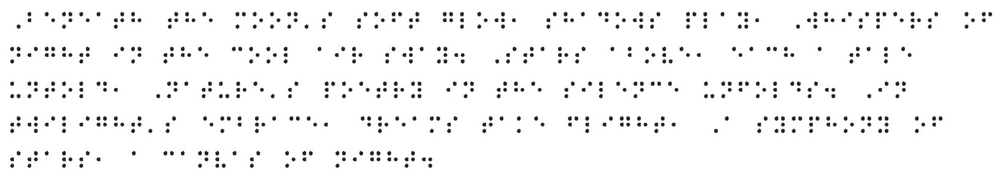
#> input picture temp_image.png, 1000 x 188 px, shrunk from 1631 x 306 before the run
$ python -i BrailleImage.py   (imports and definitions only)
#> lines starting #> are read from the running program, lines starting #| are printed output that depends on the picture; after the words box and inside, x2 and y2 are one past the last pixel; in counts of white or black regions, pixels touching at a corner belong together
import cv2
import numpy as np

class BrailleImage(object):
    def __init__(self, image):
        # Read source image
#> called with image = '../temp_image.png'
        self.original = cv2.imread(image)
#> self.original is the input picture: shape (188, 1000, 3); mean B, G, R 246.4, 246.3, 246.3
        if self.original is None:
            raise IOError('Cannot open given image')

        # First Layer, Convert BGR(Blue Green Red Scale) to Gray Scale
        gray = cv2.cvtColor(self.original, cv2.COLOR_BGR2GRAY)

        # Save the binary image of the edge detected
        self.edged_binary_image = self.__get_edged_binary_image(gray)

        # Now do the same to save a binary image to get the contents
        # inside the edges to see if the dot is really filled.
        self.binary_image = self.__get_binary_image(gray)
        self.final = self.original.copy()
        self.height, self.width, self.channels = self.original.shape
        return;

    def bound_box(self,left,right,top,bottom,color= (255,0,0), size=1):
        self.final = cv2.rectangle(self.final, (left, top), (right, bottom), color, size)
        return True

    def get_final_image(self):
        return self.final

    def get_original_image(self):
        return self.original

    def get_edged_binary_image(self):
        return self.edged_binary_image

    def get_binary_image(self):
        return self.binary_image

    def get_height(self):
        return self.height

    def get_width(self):
        return self.width

    def __get_edged_binary_image(self, gray):
        # First Lvl Blur to Reduce Noise
        blur = cv2.GaussianBlur(gray,(5,5),0)
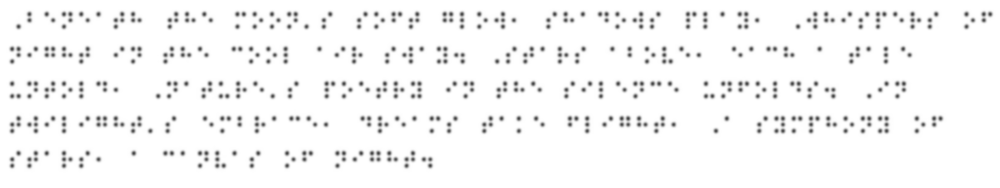
#> blur: shape (188, 1000); min 66, max 255, mean 246.3

        # Adaptive Thresholding to define the  dots in Braille
        thres = cv2.adaptiveThreshold(
                blur,255,cv2.ADAPTIVE_THRESH_MEAN_C,cv2.THRESH_BINARY,5,4)
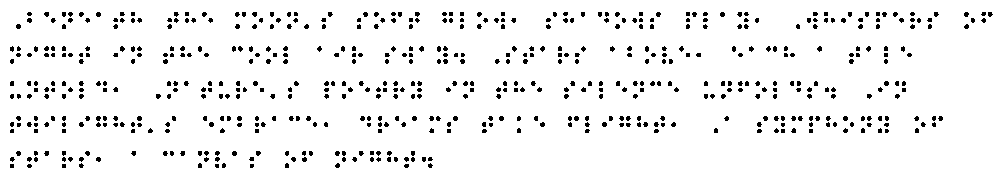
#> thres: shape (188, 1000); 94.7% white; 572 black regions (513 under 20 px), largest, box (x1, y1, x2, y2) and area: (96, 12, 101, 17) 21, (720, 12, 725, 17) 21, (16, 24, 21, 29) 21
        # Remove more Noise from the edges.
        blur2 = cv2.medianBlur(thres,3)
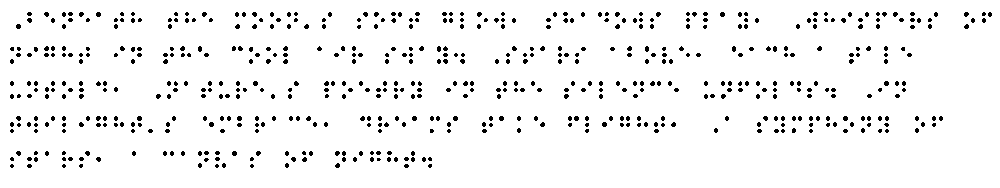
#> blur2: shape (188, 1000); 95.3% white; black in thin lines or dots, all inside (x1, y1, x2, y2) = (10, 12, 992, 168)
        # Sharpen again.
        ret2,th2 = cv2.threshold(blur2,0,255,cv2.THRESH_BINARY+cv2.THRESH_OTSU)
#> ret2 = 0
        # Remove more Noise.
        blur3 = cv2.GaussianBlur(th2,(5,5),0)
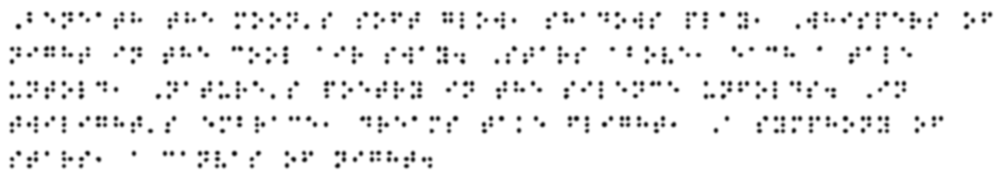
#> blur3: shape (188, 1000); min 4, max 255, mean 242.9
        # Final threshold
        ret3,th3 = cv2.threshold(blur3,0,255,cv2.THRESH_BINARY+cv2.THRESH_OTSU)
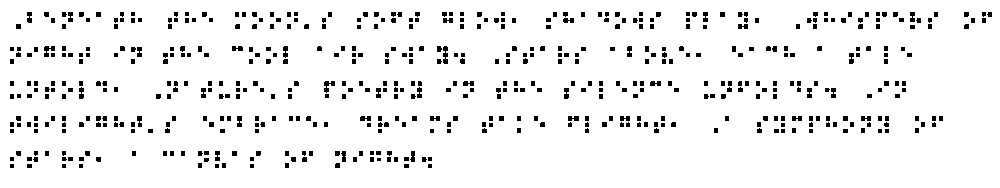
#> th3: shape (188, 1000); 94% white; 534 black regions (152 under 20 px), largest, box (x1, y1, x2, y2) and area: (443, 46, 448, 64) 71, (324, 81, 335, 93) 69, (44, 46, 55, 57) 68
#> ret3 = 176
        return cv2.bitwise_not(th3)

    def __get_binary_image(self, gray):
        blur     = cv2.GaussianBlur(gray,(5,5),0)
        ret2,th2 = cv2.threshold(blur,0,255,cv2.THRESH_BINARY+cv2.THRESH_OTSU)
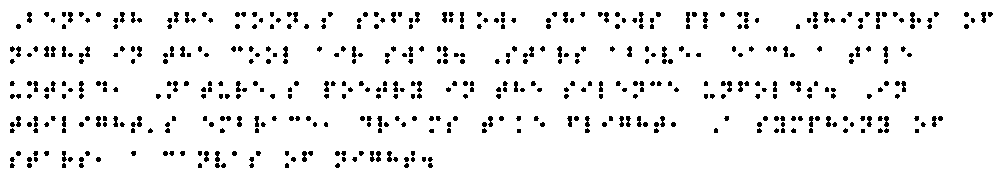
#> th2: shape (188, 1000); 94.1% white; 489 black regions (237 under 20 px), largest, box (x1, y1, x2, y2) and area: (442, 12, 447, 23) 43, (563, 12, 568, 23) 43, (283, 46, 288, 58) 43
#> ret2 = 199
        blur2    = cv2.medianBlur(th2,3)
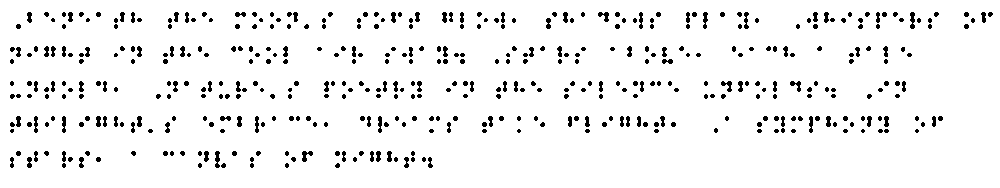
#> blur2: shape (188, 1000); 94.5% white; 449 black regions (277 under 20 px), largest, box (x1, y1, x2, y2) and area: (910, 12, 915, 29) 65, (302, 151, 313, 162) 65, (215, 151, 220, 168) 64
        ret3,th3 = cv2.threshold(blur2,0,255,cv2.THRESH_BINARY+cv2.THRESH_OTSU)
#> ret3 = 0
        return cv2.bitwise_not(th3)

>>> result = BrailleImage('../temp_image.png').get_final_image()
